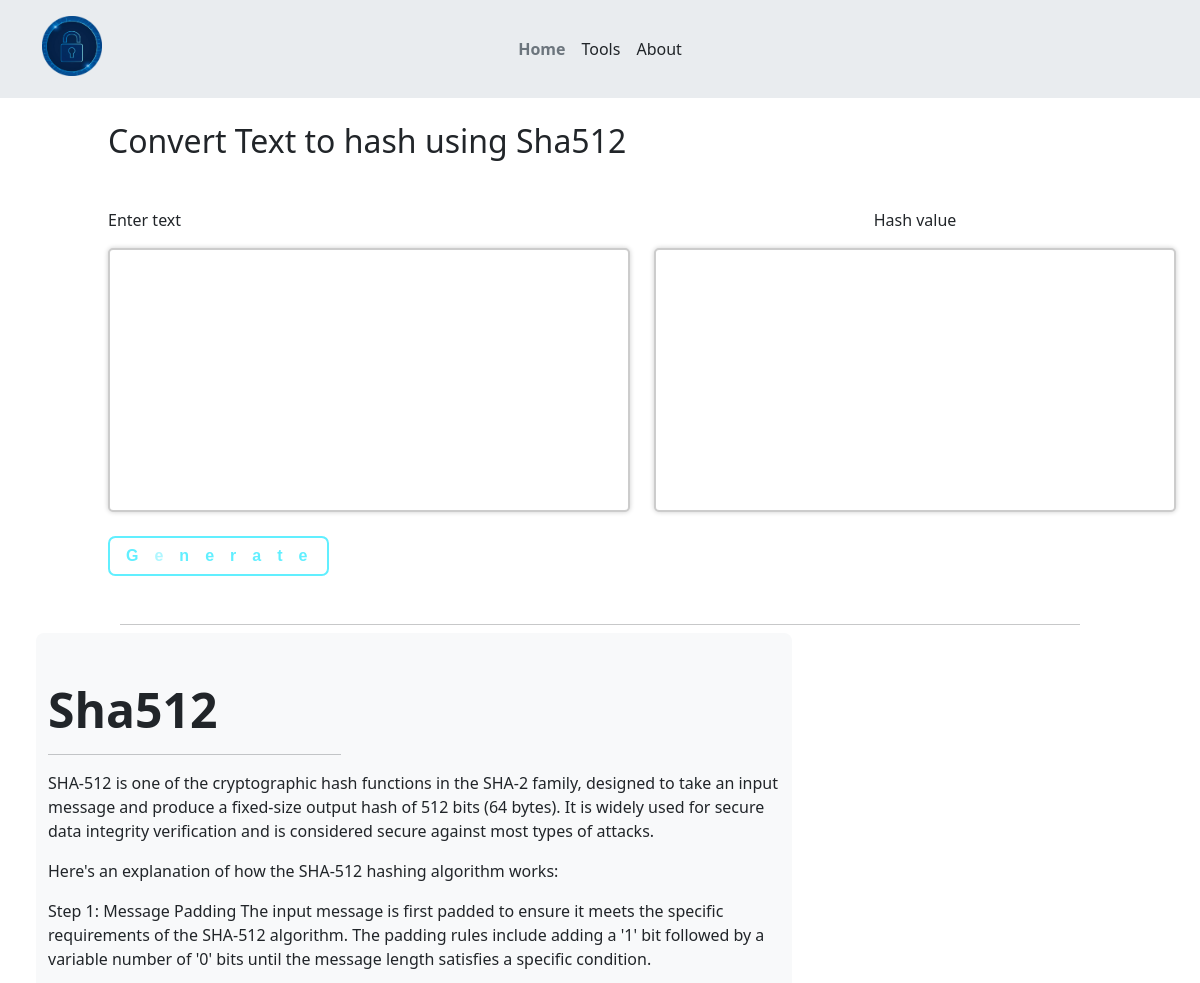
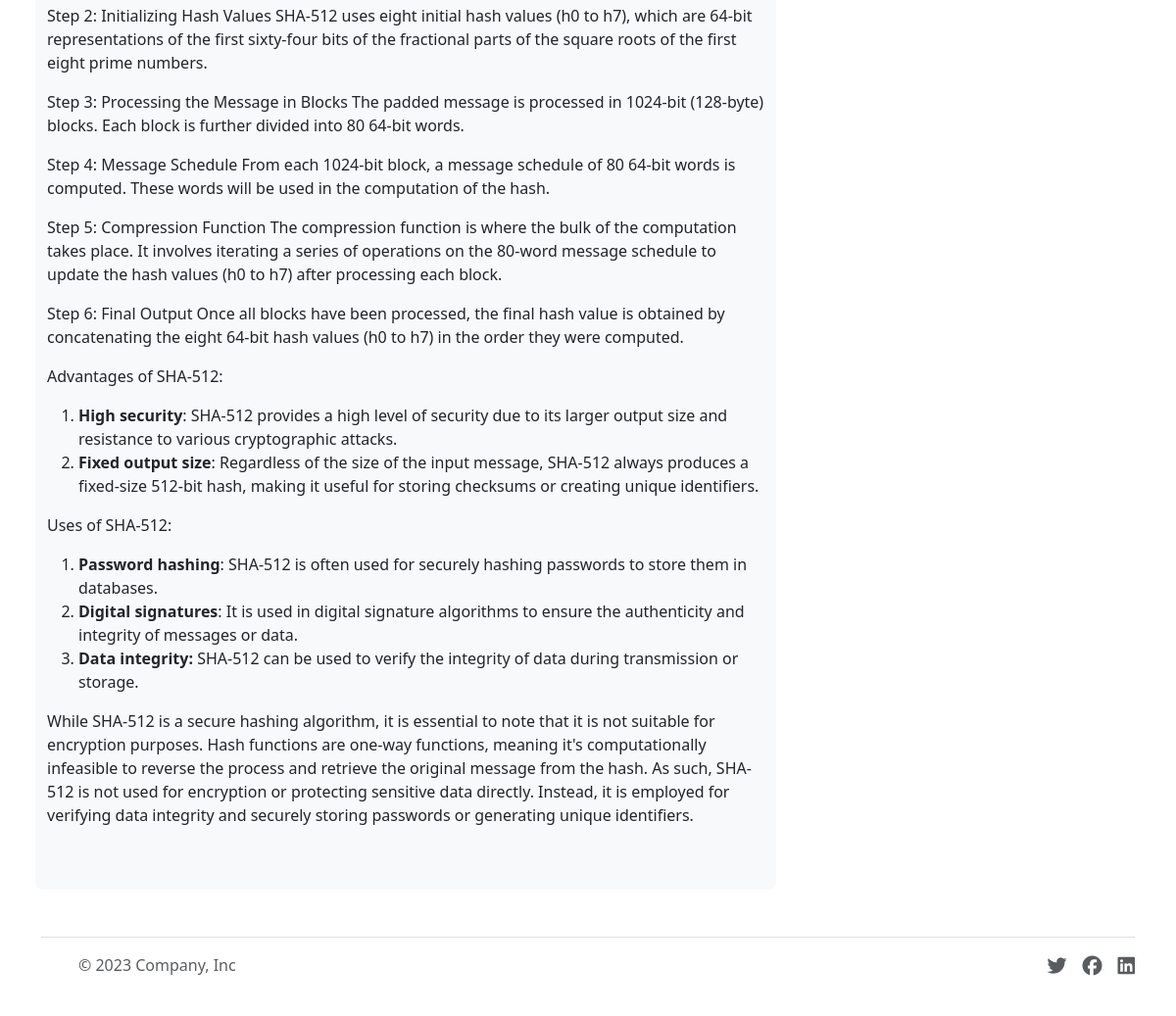
Page /sha512/ on the committed database (2 pictures, top to bottom).
### App/models.py (models this page shows, shortened)
class Hashing(models.Model):
    title = models.CharField(max_length=150, blank=True)
    hash_name = models.CharField(max_length=256)
    description = FroalaField()

### App/views.py (the view)
# urls.py: path('sha512/', views.Hash512, name = "sha512"),
def Hash512(request):
    media=Hashing.objects.get(hash_name='Sha512')
    if request.method=='POST':
        text = request.POST.get('text')
        print(text)
        hash_gen = sha_512(text)
        print(hash_gen)
        return render(request, 'sha512.html', context={'hash': hash_gen,'media': media,'text':text})
    return render(request, 'sha512.html', context={'hash':'','media': media})

### templates/sha512.html
{% extends 'hash1.html' %}
{% block MediaTitle %} {{media.title}} {% endblock MediaTitle %}
{% block HashVal %} {{hash}} {% endblock HashVal %}
{% block MediaName %}{{ media.hash_name}}{% endblock MediaName %}
{% block description %} {{media.description|safe}} {% endblock description %}

### static/css/style.css (style rules this page uses)
:root { --glow-color: hsl(186 100% 69%); }
*, *::before, *::after { box-sizing: border-box; }

### rows in the picture
Hashing: title "Convert Text to hash using Sha512", hash_name "Sha512", description "SHA-512 is one of the cryptographic hash functions in the SHA-2 family, designed to take an input message and produce a fixed-size output hash of 512 bits (64 bytes). It is widely used for secure data integrity verification and is considered secure against most types of attacks. Here's an explanation of how the SHA-512 hashing algorithm works: Step 1: Message Padding The input message is first padded to ensure it meets the specific requirements of the SHA-512 algorithm. The padding rules include adding a '1' bit followed by a variable number of '0' bits until the message length satisfies a specific condition. Step 2: Initializing Hash Values SHA-512 uses eight initial hash values (h0 to…"
